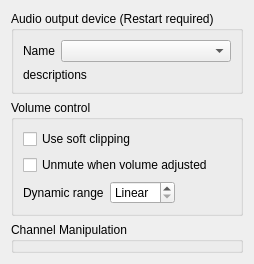
       <widget class="QWidget" name="audio_sound">
        <layout class="QVBoxLayout" name="verticalLayout_36">
         <item>
          <widget class="QGroupBox" name="groupBox_31">
           <property name="title">
            <string>Audio output device (Restart required)</string>
           </property>
           <layout class="QVBoxLayout" name="verticalLayout_14">
            <item>
             <layout class="QHBoxLayout" name="horizontalLayout_21">
              <item>
               <widget class="QLabel" name="label_43">
                <property name="text">
                 <string>Name</string>
                </property>
               </widget>
              </item>
              <item>
               <widget class="DataComboBox" name="audio_device">
                <property name="sizePolicy">
                 <sizepolicy hsizetype="Expanding" vsizetype="Fixed">
                  <horstretch>0</horstretch>
                  <verstretch>0</verstretch>
                 </sizepolicy>
                </property>
               </widget>
              </item>
             </layout>
            </item>
            <item>
             <widget class="QLabel" name="audio_device_desc">
              <property name="text">
               <string notr="true">descriptions</string>
              </property>
             </widget>
            </item>
           </layout>
          </widget>
         </item>
         <item>
          <widget class="QGroupBox" name="groupBox_7">
           <property name="title">
            <string>Volume control</string>
           </property>
           <layout class="QVBoxLayout" name="verticalLayout_30">
            <item>
             <widget class="QCheckBox" name="soft_clip">
              <property name="text">
               <string>Use soft clipping</string>
              </property>
             </widget>
            </item>
            <item>
             <widget class="QCheckBox" name="auto_unmute">
              <property name="text">
               <string>Unmute when volume adjusted</string>
              </property>
             </widget>
            </item>
            <item>
             <layout class="QHBoxLayout" name="horizontalLayout_3">
              <item>
               <widget class="QLabel" name="label_21">
                <property name="text">
                 <string>Dynamic range</string>
                </property>
               </widget>
              </item>
              <item>
               <widget class="QSpinBox" name="volume_scale">
                <property name="specialValueText">
                 <string>Linear</string>
                </property>
                <property name="suffix">
                 <string> dB</string>
                </property>
                <property name="maximum">
                 <number>200</number>
                </property>
               </widget>
              </item>
              <item>
               <spacer name="horizontalSpacer_2">
                <property name="orientation">
                 <enum>Qt::Horizontal</enum>
                </property>
                <property name="sizeHint" stdset="0">
                 <size>
                  <width>40</width>
                  <height>20</height>
                 </size>
                </property>
               </spacer>
              </item>
             </layout>
            </item>
           </layout>
          </widget>
         </item>
         <item>
          <widget class="QGroupBox" name="audio_channel_group">
           <property name="title">
            <string>Channel Manipulation</string>
           </property>
           <layout class="QVBoxLayout" name="verticalLayout_7">
            <property name="leftMargin">
             <number>0</number>
            </property>
            <property name="topMargin">
             <number>0</number>
            </property>
            <property name="rightMargin">
             <number>0</number>
            </property>
            <property name="bottomMargin">
             <number>0</number>
            </property>
            <item>
             <widget class="ChannelManipulationWidget" name="channel_manipulation" native="true">
              <property name="sizePolicy">
               <sizepolicy hsizetype="Preferred" vsizetype="Expanding">
                <horstretch>0</horstretch>
                <verstretch>0</verstretch>
               </sizepolicy>
              </property>
             </widget>
            </item>
           </layout>
          </widget>
         </item>
        </layout>
       </widget>
